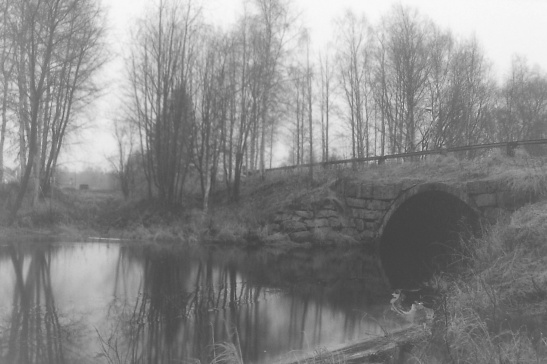
#> input picture HW02/images/img1.jpg, 547 x 364 px; the run also reads 1 picture not shown here
$ jupyter execute HW2.ipynb   (shell and % lines are left out)   (older library calls are emulated)
#> lines starting #> are read from the running program, lines starting #| are printed output that depends on the picture
# HomeWork 2

**DeadLine : 12:00 PM 14 Mehr 1399**

**Total points : 100pts**

Import some prerequisites

[cell 1]
import cv2
import matplotlib.pyplot as plt
import numpy as np
import os

Run this cell for plotting

[cell 2]
def plotter(img_list, r, w, gray, wr, hr, fig_name = None):
    '''
    Plots images' list with its' caption and saves result image if you want.

    Parameters:
        img_list (list): The list of tuples of image and its' caption.
        r (int): The number of row(s).
        w (int): The number of colunm(s).
        gray (bool): The flag for plotting images in grayscale mode.
        wr (int): The width of one figure.
        hr (int): The height of one figure.
        fig_name (str): The name of the image of the plot. if not set this parameter the plot doesn't save.
    '''

    plt.rcParams['figure.figsize'] = (wr, hr)
    for i in range(len(img_list)):
        plt.subplot(r, w, i + 1)
        if gray:
            plt.imshow(img_list[i][0], cmap = 'gray')
        else:
            plt.imshow(img_list[i][0])
        plt.title(img_list[i][1])
        plt.xticks([])
        plt.yticks([])
    if fig_name is not None:
        plt.savefig(fig_name + '.png')
    plt.show()

Run this cell is for histogram visualization

[cell 3]
def show_histogram(histogram, title, fig_name):
    '''
    Plots histogram with it's caption and saves result image.

    Parameters:
        histogram (numpy.ndarray): The numpy array of numbers in histogram.
        title (str): The title of the plot.
        fig_name (str): The name of the image of the plot.
    '''

    plt.figure()
    plt.bar(np.arange(256),histogram,color = 'c')
    plt.title(title)
    plt.savefig(fig_name + '.png')
    plt.show()

# PART 3A

Here is for your helper functions(optional)

in this cell you should calculate histogram. don't use opencv methods here

[cell 4]
def compute_histogram(image):
    '''
    Computes histogram of the input image.

    Parameters:
        image (numpy.ndarray): The input image.

    Returns:
        numpy.ndarray: The numpy array of numbers in histogram.
    '''

    histogram = np.zeros((256), np.int)

    ####### your code ########

    rows,cols = image.shape
    for row in range(0, rows):
        for col in range(0, cols):
            histogram[image[row, col]] += 1
#     print(histogram)

    ##########################

    return histogram

Test your implementation (dont change this cell)

[cell 5]
img = cv2.imread(os.path.join('images', 'img1.jpg'), cv2.IMREAD_GRAYSCALE)
#> img is the input picture: shape (364, 547); min 64, max 249, mean 136.2
h = compute_histogram(img)
#> h = 256 values, max 2377 at index 100, min 0 at index 0, mean 777.8
show_histogram(h, 'hist', 'q3a')
#> in show_histogram, `plt.savefig(fig_name + '.png')`:
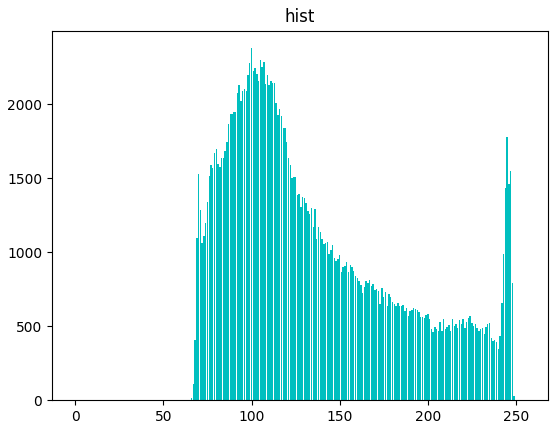
#> figure drawn by matplotlib, 1 panel; tallest bar 2377 high, from x = 99.6 to 100.4

# PART 3B

Here is for your helper functions(optional)

in this cell you should implement histogram visualization. please don't use opencv methods

[cell 6]
def histogram_equalization(image):
    '''
    Equalizes the histogram of the input image.

    Parameters:
        image (numpy.ndarray): The input image.

    Returns:
        numpy.ndarray: The result image that it's histogram be eqaulized.
    '''

    h = compute_histogram(image)
    out_image = image.copy()

    ####### your code ########

    n = sum(h)
#> n = 199108
    L = len(h)
#> L = 256

    equalized = np.array(h.copy(), dtype=float)
#> equalized has the same summary as h outside histogram_equalization

    for i in range(1, L):
        equalized[i] += equalized[i-1]
#> after the loop, equalized = 256 values from 0 to 199108

    for i in range (0, L):
        equalized[i] /= n
        equalized[i] *= (L - 1)
        equalized[i] = round(equalized[i])
#> after the loop, equalized = 256 values from 0 to 255

    rows,cols = image.shape
#> rows = 364; cols = 547
    for row in range(0, rows):
        for col in range(0, cols):
            out_image[row][col] = equalized[image[row][col]]
    ##########################

    return out_image

Test your implementation (dont change this cell)

[cell 7]
img = cv2.imread(os.path.join('images', 'img1.jpg'), cv2.IMREAD_GRAYSCALE)
out = histogram_equalization(img)
image_list = []
image_list.append([img, 'input_image'])
image_list.append([out, 'histogram_equalized'])
plotter(image_list, 1, 2, True, 20, 10, 'q3b-1')
#> the loop in plotter, `for i in range(len(img_list)):` made 2 passes
h2 = compute_histogram(out)
#> h2 = 256 values, max 2377 at index 72, min 0 at index 3, mean 777.8
show_histogram(h2, 'result_hist', 'q3b-2')

# PART 3C

Here is for your helper functions(optional)

in this cell you should implement histogram stretching. please don't use opencv methods

[cell 8]
def histogram_stretching(image):
    '''
    Streches the histogram of the input image.

    Parameters:
        image (numpy.ndarray): The input image.

    Returns:
        numpy.ndarray: The result image that it's histogram be streched.
    '''

    h = compute_histogram(image)
    out_image = image.copy()

    ####### your code ########
    fmin = np.min(image)
#> fmin = 64
    fmax = np.max(image)
#> fmax = 249
    print(fmin, fmax)
#| 64 249

    rows,cols = image.shape
#> rows = 364; cols = 547
    for row in range(0, rows):
        for col in range(0, cols):
            out_image[row][col] = (out_image[row][col] - fmin) / (fmax - fmin) * 256
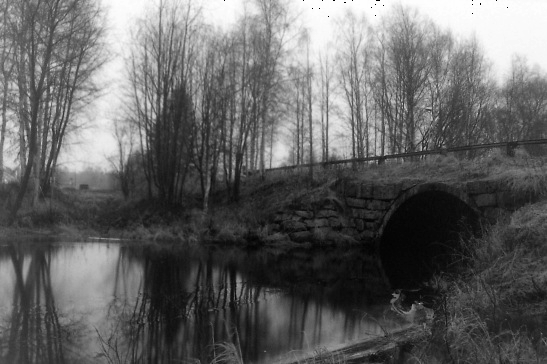
#> out_image: shape (364, 547); min 0, max 254, mean 99.3

    ##########################

    return out_image

Test your implementation (dont change this cell)

[cell 9]
img = cv2.imread(os.path.join('images', 'img1.jpg'), cv2.IMREAD_GRAYSCALE)
out = histogram_stretching(img)
image_list = []
image_list.append([img, 'input_image'])
image_list.append([out, 'histogram_streched'])
plotter(image_list, 1, 2, True, 20, 10, 'q3c-1')
#> the loop in plotter (call 2), `for i in range(len(img_list)):` made 2 passes
h2 = compute_histogram(out)
#> h2 = 256 values, max 2377 at index 49, min 0 at index 3, mean 777.8
show_histogram(h2, 'result_hist', 'q3c-2')

# PART 3D

Test your implementation (dont change this cell)

[cell 10]
img2 = cv2.imread(os.path.join('images', 'img2.jpg'), cv2.IMREAD_GRAYSCALE)
img3 = cv2.imread(os.path.join('images', 'img3.jpg'), cv2.IMREAD_GRAYSCALE)
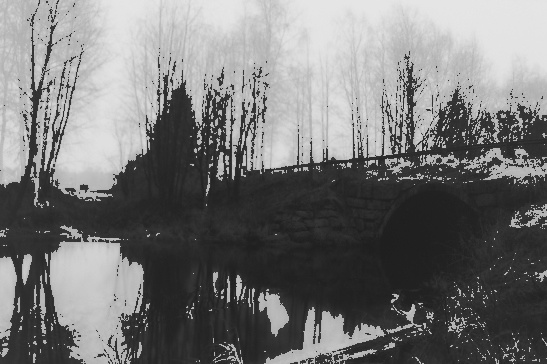
#> input picture HW02/images/img3.jpg, 547 x 364 px
#> img3 is the input picture: shape (364, 547); min 28, max 231, mean 118
h2 = compute_histogram(img2)
#> h2 = 256 values, max 2360 at index 100, min 0 at index 1, mean 777.8
show_histogram(h2, 'img2_hist', 'q3d_img2_hist')
#> call 4 of show_histogram, with histogram = array of shape (256,), title = 'img2_hist', fig_name = 'q3d_img2_hist'
#> in show_histogram (call 4), `plt.savefig(fig_name + '.png')`:
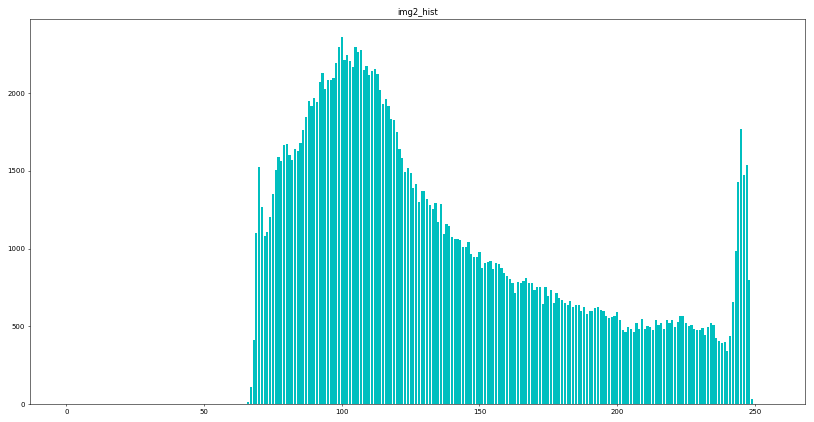
#> figure drawn by matplotlib, 1 panel; tallest bar 2360 high, from x = 99.6 to 100.4
h3 = compute_histogram(img3)
#> h3 = 256 values, max 5295 at index 46, min 0 at index 0, mean 777.8
show_histogram(h3, 'img3_hist', 'q3d_img3_hist')
#> in show_histogram (call 5), `plt.savefig(fig_name + '.png')`:
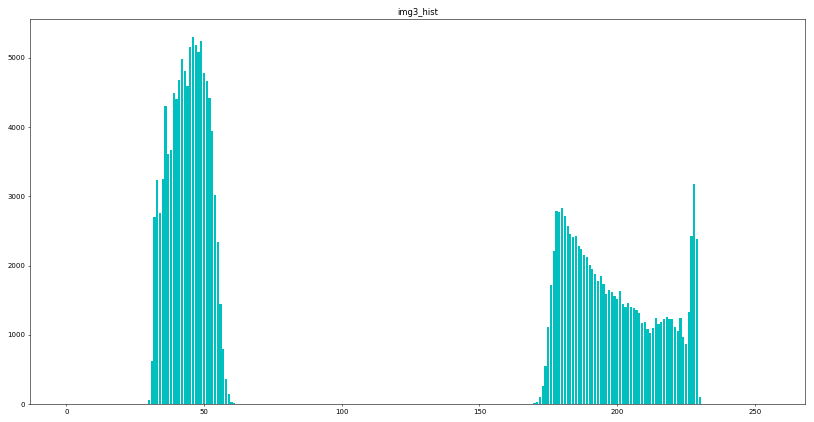
#> figure drawn by matplotlib, 1 panel; tallest bar 5295 high, from x = 45.6 to 46.4
out2 = histogram_stretching(img2)
#| 0 255
#> after the loop in histogram_stretching (call 2), `for row in range(0, rows):`: out_image: shape (364, 547); min 0, max 254, mean 136.2
out3 = histogram_stretching(img3)
#> in histogram_stretching (call 3), `h = compute_histogram(image)`: h has the same summary as h3 outside histogram_stretching
#> in histogram_stretching (call 3), `fmin = np.min(image)`: fmin = 28
#> in histogram_stretching (call 3), `fmax = np.max(image)`: fmax = 231
#| 28 231
#> after the loop in histogram_stretching (call 3), `for row in range(0, rows):`:
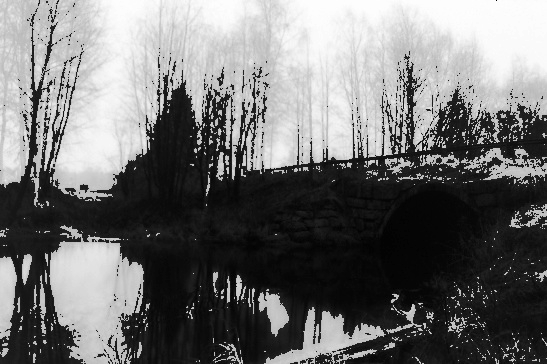
#> out_image: shape (364, 547); min 0, max 254, mean 113
image_list = []
image_list.append([img2, 'input_image2'])
image_list.append([out2, 'histogram_streched_image2'])
image_list.append([img3, 'input_image3'])
image_list.append([out3, 'histogram_streched_image3'])
plotter(image_list, 2, 2, True, 20, 10, 'q3d')
h2_res = compute_histogram(out2)
#> h2_res has the same summary as h2
show_histogram(h2_res, 'img2_streched_hist', 'q3d_img2_streched_hist')
h3_res = compute_histogram(out3)
#> h3_res = 256 values, max 5295 at index 22, min 0 at index 4, mean 777.8
show_histogram(h3_res, 'img3_streched_hist', 'q3d_img3_streched_hist')
#> in show_histogram (call 7), `plt.savefig(fig_name + '.png')`:
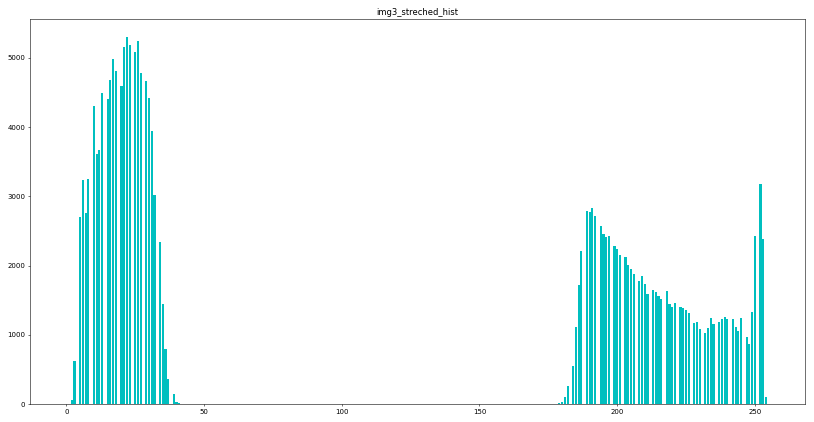
#> figure drawn by matplotlib, 1 panel; tallest bar 5295 high, from x = 21.6 to 22.4

[cell 11]
eq2 = histogram_equalization(img2)
eq3 = histogram_equalization(img3)
image_list = []
image_list.append([img2, 'img2'])
image_list.append([eq2, 'img2_equalized'])
plotter(image_list, 1, 2, True, 20, 10, 'q3d-2')
image_list = []
image_list.append([img3, 'img3'])
image_list.append([eq3, 'img3_equalized'])
plotter(image_list, 1, 2, True, 20, 10, 'q3d-3')
eqh2 = compute_histogram(eq2)
#> eqh2 = 256 values, max 2360 at index 72, min 0 at index 3, mean 777.8
show_histogram(eqh2, 'eq2_hist', 'q3d-2-hist')
eqh3 = compute_histogram(eq3)
#> eqh3 = 256 values, max 5295 at index 80, min 0 at index 2, mean 777.8
show_histogram(eqh3, 'eq3_hist', 'q3d-3-hist')

# PART 3E

Here is for your helper functions(optional)

use opencv clahe in this part

[cell 12]
def clahe(image):
    '''
    Applys the OpenCV's CLAHE on the input image.

    Parameters:
        image (numpy.ndarray): The input image.

    Returns:
        numpy.ndarray: The result image.
    '''

    out_image = image.copy()

    ####### your code ########

#    The following two lines of code have been copy and pasted from the link in the assignment documentation with minor changes
    clahe = cv2.createCLAHE(clipLimit=2.0, tileGridSize=(8,8))
    out_image = clahe.apply(out_image)

    ##########################

    return out_image

Test your implementation (dont change this cell)

[cell 13]
image = cv2.imread(os.path.join('images', 'img4.jpg'), cv2.IMREAD_GRAYSCALE)
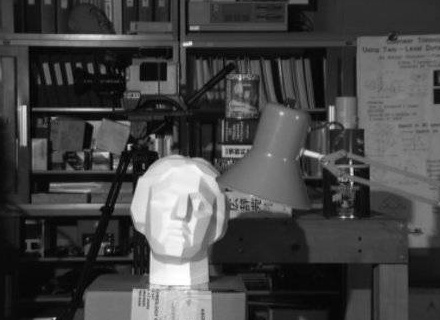
#> input picture HW02/images/img4.jpg, 440 x 320 px
#> image is the input picture: shape (320, 440); min 0, max 255, mean 69.2
clahed_img = clahe(image)
#> in clahe, `out_image = clahe.apply(out_image)`:
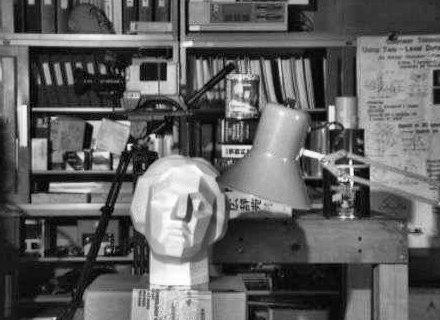
#> out_image: shape (320, 440); min 0, max 255, mean 97.7
equlized_img = histogram_equalization(image)
#> in histogram_equalization (call 4), `h = compute_histogram(image)`: h = 256 values, max 2455 at index 11, min 16 at index 1, mean 550
#> in histogram_equalization (call 4), `n = sum(h)`: n = 140800
#> in histogram_equalization (call 4), `equalized = np.array(h.copy(), dtype=float)`: equalized has the same summary as h
#> after the loop in histogram_equalization (call 4), `for i in range(1, L):`: equalized = 256 values from 26 to 140800
#> after the loop in histogram_equalization (call 4), `for i in range (0, L):`: equalized = 256 values from 0 to 255
#> after the loop in histogram_equalization (call 4), `for row in range(0, rows):`:
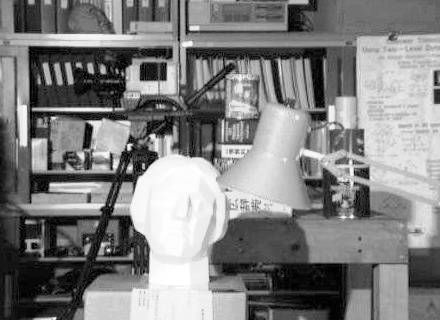
#> out_image: shape (320, 440); min 0, max 255, mean 128.5
image_list = []
image_list.append([image, 'input_image'])
image_list.append([clahed_img, 'CLAHE'])
image_list.append([equlized_img, 'histogram_equalized'])
plotter(image_list, 1, 3, True, 20, 10, 'q3e')
